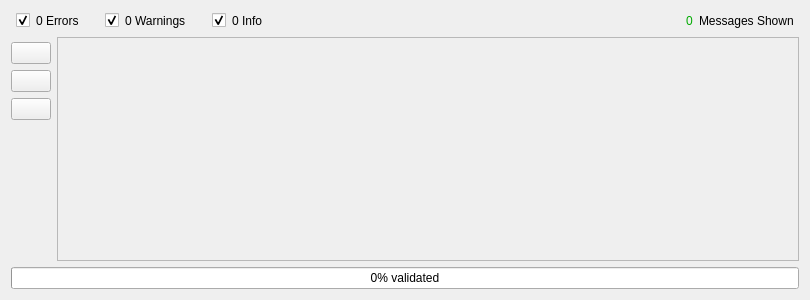
<?xml version="1.0" encoding="UTF-8"?>
<ui version="4.0">
 <class>Form</class>
 <widget class="QWidget" name="Form">
  <property name="geometry">
   <rect>
    <x>0</x>
    <y>0</y>
    <width>810</width>
    <height>300</height>
   </rect>
  </property>
  <property name="windowTitle">
   <string>Form</string>
  </property>
  <layout class="QVBoxLayout" name="verticalLayout_2">
   <item>
    <layout class="QHBoxLayout" name="horizontalLayout">
     <item>
      <spacer name="horizontalSpacer">
       <property name="orientation">
        <enum>Qt::Horizontal</enum>
       </property>
       <property name="sizeType">
        <enum>QSizePolicy::Fixed</enum>
       </property>
       <property name="sizeHint" stdset="0">
        <size>
         <width>5</width>
         <height>20</height>
        </size>
       </property>
      </spacer>
     </item>
     <item>
      <widget class="QCheckBox" name="checkBoxError">
       <property name="text">
        <string/>
       </property>
       <property name="checked">
        <bool>true</bool>
       </property>
      </widget>
     </item>
     <item>
      <widget class="QLabel" name="errorLabel">
       <property name="text">
        <string>0 Errors</string>
       </property>
      </widget>
     </item>
     <item>
      <spacer name="horizontalSpacer_4">
       <property name="orientation">
        <enum>Qt::Horizontal</enum>
       </property>
       <property name="sizeType">
        <enum>QSizePolicy::Fixed</enum>
       </property>
       <property name="sizeHint" stdset="0">
        <size>
         <width>20</width>
         <height>20</height>
        </size>
       </property>
      </spacer>
     </item>
     <item>
      <widget class="QCheckBox" name="checkBoxWarning">
       <property name="text">
        <string/>
       </property>
       <property name="checked">
        <bool>true</bool>
       </property>
      </widget>
     </item>
     <item>
      <widget class="QLabel" name="warningLabel">
       <property name="text">
        <string>0 Warnings</string>
       </property>
      </widget>
     </item>
     <item>
      <spacer name="horizontalSpacer_5">
       <property name="orientation">
        <enum>Qt::Horizontal</enum>
       </property>
       <property name="sizeType">
        <enum>QSizePolicy::Fixed</enum>
       </property>
       <property name="sizeHint" stdset="0">
        <size>
         <width>20</width>
         <height>20</height>
        </size>
       </property>
      </spacer>
     </item>
     <item>
      <widget class="QCheckBox" name="checkBoxInfo">
       <property name="text">
        <string/>
       </property>
       <property name="checked">
        <bool>true</bool>
       </property>
      </widget>
     </item>
     <item>
      <widget class="QLabel" name="infoLabel">
       <property name="text">
        <string>0 Info</string>
       </property>
      </widget>
     </item>
     <item>
      <spacer name="horizontalSpacer_2">
       <property name="orientation">
        <enum>Qt::Horizontal</enum>
       </property>
       <property name="sizeType">
        <enum>QSizePolicy::MinimumExpanding</enum>
       </property>
       <property name="sizeHint" stdset="0">
        <size>
         <width>100</width>
         <height>20</height>
        </size>
       </property>
      </spacer>
     </item>
     <item>
      <widget class="QLabel" name="messageCountLabel">
       <property name="styleSheet">
        <string notr="true">color: rgb(0, 170, 0);</string>
       </property>
       <property name="text">
        <string>0</string>
       </property>
      </widget>
     </item>
     <item>
      <widget class="QLabel" name="label">
       <property name="text">
        <string>Messages Shown</string>
       </property>
      </widget>
     </item>
     <item>
      <spacer name="horizontalSpacer_3">
       <property name="orientation">
        <enum>Qt::Horizontal</enum>
       </property>
       <property name="sizeType">
        <enum>QSizePolicy::Fixed</enum>
       </property>
       <property name="sizeHint" stdset="0">
        <size>
         <width>5</width>
         <height>20</height>
        </size>
       </property>
      </spacer>
     </item>
    </layout>
   </item>
   <item>
    <layout class="QHBoxLayout" name="horizontalLayout_2">
     <item>
      <layout class="QVBoxLayout" name="verticalLayout">
       <item>
        <spacer name="verticalSpacer_2">
         <property name="orientation">
          <enum>Qt::Vertical</enum>
         </property>
         <property name="sizeType">
          <enum>QSizePolicy::Fixed</enum>
         </property>
         <property name="sizeHint" stdset="0">
          <size>
           <width>20</width>
           <height>5</height>
          </size>
         </property>
        </spacer>
       </item>
       <item>
        <widget class="QPushButton" name="runButton">
         <property name="text">
          <string/>
         </property>
         <property name="icon">
          <iconset resource="../../../icons.qrc">
           <normaloff>:/icon/resources/icons/office/verify.png</normaloff>:/icon/resources/icons/office/verify.png</iconset>
         </property>
         <property name="iconSize">
          <size>
           <width>40</width>
           <height>40</height>
          </size>
         </property>
        </widget>
       </item>
       <item>
        <widget class="QPushButton" name="stopButton">
         <property name="text">
          <string/>
         </property>
         <property name="icon">
          <iconset resource="../../../icons.qrc">
           <normaloff>:/icon/resources/icons/office/stop.png</normaloff>:/icon/resources/icons/office/stop.png</iconset>
         </property>
         <property name="iconSize">
          <size>
           <width>40</width>
           <height>40</height>
          </size>
         </property>
        </widget>
       </item>
       <item>
        <widget class="QPushButton" name="clearButton">
         <property name="text">
          <string/>
         </property>
         <property name="icon">
          <iconset resource="../../../icons.qrc">
           <normaloff>:/icon/resources/icons/office/trash.png</normaloff>:/icon/resources/icons/office/trash.png</iconset>
         </property>
         <property name="iconSize">
          <size>
           <width>40</width>
           <height>40</height>
          </size>
         </property>
        </widget>
       </item>
       <item>
        <spacer name="verticalSpacer">
         <property name="orientation">
          <enum>Qt::Vertical</enum>
         </property>
         <property name="sizeHint" stdset="0">
          <size>
           <width>20</width>
           <height>40</height>
          </size>
         </property>
        </spacer>
       </item>
      </layout>
     </item>
     <item>
      <widget class="QScrollArea" name="scrollArea">
       <property name="widgetResizable">
        <bool>true</bool>
       </property>
       <widget class="QWidget" name="scrollAreaWidgetContents">
        <property name="geometry">
         <rect>
          <x>0</x>
          <y>0</y>
          <width>727</width>
          <height>219</height>
         </rect>
        </property>
       </widget>
      </widget>
     </item>
    </layout>
   </item>
   <item>
    <widget class="QProgressBar" name="algorithmProgressBar">
     <property name="value">
      <number>0</number>
     </property>
     <property name="alignment">
      <set>Qt::AlignCenter</set>
     </property>
     <property name="textVisible">
      <bool>true</bool>
     </property>
     <property name="invertedAppearance">
      <bool>false</bool>
     </property>
     <property name="textDirection">
      <enum>QProgressBar::TopToBottom</enum>
     </property>
     <property name="format">
      <string>%p% validated</string>
     </property>
    </widget>
   </item>
  </layout>
 </widget>
 <resources>
  <include location="../../../icons.qrc"/>
 </resources>
 <connections/>
</ui>
